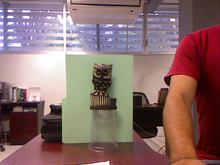
%> input picture src/scripts/Image_1.bmp, 220 x 165 px, shrunk from 640 x 480 before the run
$ octave ProyectoFinal.m   (GNU Octave 9; MATLAB toolbox functions it lacks are replaced by stand-ins)
%> lines starting %> are read from the running program, lines starting %| are printed output that depends on the picture
clear all
close all
clc

%{
    Datos del alumno:
    Nombre: Gaytan Lomeli Brian Humberto
    Código: 214436871
    Carrera: Ingeniería en Computación.
%}

%{
    Datos de la materia:
    Nombre: Seminario de solución de problemas de inteligencia artificial I.
    Clave: I7039
    Sección: D04.
    Profesor: Hernández Barragán José De Jesús.
%}

%{
    Datos de la actividad:
    Proyecto Final: Correlación Cruzada Normalizada.
    Descripción: Resuelve cualquiera de las propuestas de proyecto como un problema de optimización
    con restricciones. Puedes utilizar el algoritmo evolutivo de tu preferencia.
%}


%Para comenzar con la resolución del proyecto, debemos primero cargar y crear todos los datos necesarios de la problemática, es decir, las imágenes, H y W, etc.

%Cargamos la imagen original (la imagen en donde buscaremos la plantilla).
%La llamaremos Imagen tal cual:

Imagen = imread('Image_1.bmp');
%> Imagen is the input picture: size 165x220x3 uint8; mean R, G, B 137.2, 108.2, 106.7

%Ahora, cargamos la segunda imagen (la plantilla). Le daremos de nombre Plantilla tal cual:

Plantilla = imread('Template.bmp');
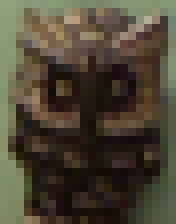
%> input picture src/scripts/Template.bmp, 22 x 28 px, shrunk from 63 x 82 before the run (shown 8 times larger)
%> Plantilla is the input picture: size 28x22x3 uint8; mean R, G, B 77.1, 69.2, 52.9

%Ahora, requerimos hacer que las imagenes se encuentren en escala de grises, no en formato RGB. Así que, las convertiremos:

%Mediante la función rgb2gray, pasaremos a la Imagen Original (que guardamos con nombre Imagen)
%como parámetro para que nos regrese tal imagen en blanco y negro.

%Al valor obtenido le llamaremos ImagenTratada:
ImagenTratada = rgb2gray(Imagen);
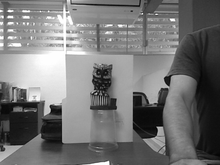
%> ImagenTratada: size 165x220 uint8; min 3, max 255, mean 116.7

%Hacemos lo mismo para la plantilla. Al resultado lo llamaremos PlantillaTratada:

PlantillaTratada = rgb2gray(Plantilla);
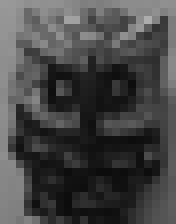
%> PlantillaTratada: size 28x22 uint8 (shown 8 times larger); min 12, max 173, mean 69.7

%Ahora obtenemos los tamaños, en cada dimesión, de ambas imagenes. Tales valores los almacenamos en matrices:

[H,W] = size(ImagenTratada);
%> H = 165; W = 220
[h,w] = size(PlantillaTratada);
%> h = 28; w = 22

%A continuación, establecemos los valores de los parámetros que requiere el algoritmo:

%---------------------------------------------------------
%Dimensión:

Dimension = 2;%Definimos el valor de la dimensión. En este caso es dos, ya que solamente requerimos obtenemos los valores de x e y del punto en la imagen que representa el match de la plantilla con esta.

%---------------------------------------------------------

%---------------------------------------------------------

%---------------------------------------------------------

disp('Correlación Cruzada Normalizada');

%---------------------------------------------------------
%Número De Individuos:

%Pedimos primero el número de individuos que tendrá nuestra población:
NumeroDeIndividuos = -1;
while NumeroDeIndividuos < 5 %Definimos también que el número de individuos, en este caso, debe de ser mayor a 5 para ser un valor válido (ya que en la polinización local se requieren por lo menos 3 individuos diferentes (Xi, Xj & Xk)).
%> (the run ends here)
